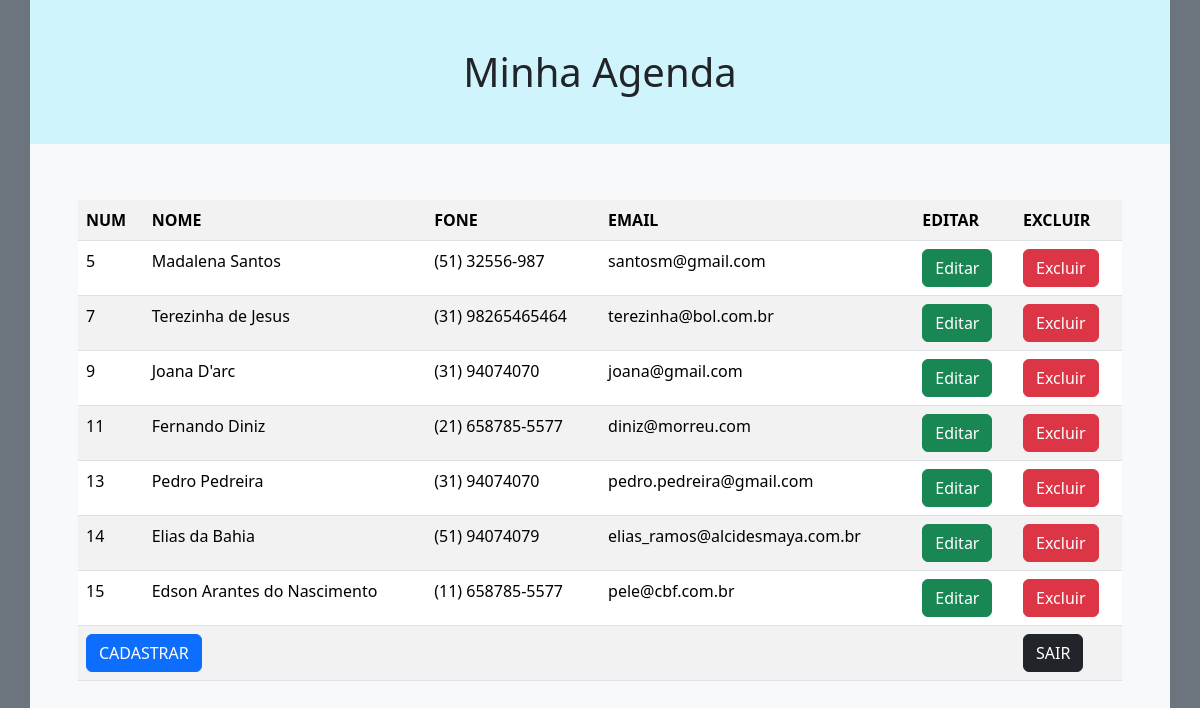
The page /view/agenda.php (signed in) on the database its author committed.
### tables this page shows
CREATE TABLE `pessoas` (
  `id` int(11) NOT NULL,
  `avatar` varchar(128) NOT NULL DEFAULT 'avatar.jpg',
  `nome` varchar(50) NOT NULL,
  `fone` varchar(20) NOT NULL,
  `email` varchar(80) NOT NULL,
  `data_criado` timestamp NOT NULL DEFAULT CURRENT_TIMESTAMP,
  `data_editado` timestamp NOT NULL DEFAULT CURRENT_TIMESTAMP ON UPDATE CURRENT_TIMESTAMP
);

### model/conexao.php (called while the page is built, shortened)
<?php
    abstract Class conexao{
        public $servidor = 'localhost';
		public $user = 'root';
		public $pass = '';
		public $banco = 'minhaagenda';
		private function conexao(){
			$this->conn = new mysqli($this->servidor,
			$this->user, $this->pass, $this->banco);
		}
	}
?>

### model/pessoas.php (called while the page is built, shortened)
<?php
    require_once('conexao.php');
    Class pessoa extends conexao{
		protected $tabela = 'pessoas';
        public function consulta(){
            $sql = "SELECT * FROM $this->tabela";
            $result = $this->conn->query($sql);
            if($result == true){
                return $result;
            }else{
                die("Falha na consulta!");
            }
        }
    }
?>

### view/agenda.php (the view, shortened to what this page needs)
<?php
	if(isset($_SESSION['logado']) && $_SESSION['logado'] == true ){
?>
<!DOCTYPE html>
<html lang="pt-br">
<head>
    <link href="https://cdn.jsdelivr.net/npm/bootstrap@5.3.2/dist/css/bootstrap.min.css" rel="stylesheet">
</head>
<body class="bg-secondary">
    <div class="container bg-light p-0">
    <h1 class="bg-info-subtle text-center p-5">Minha Agenda</h1>
    <section class="p-5">
        <table class="table table-striped">
            <tr>
                <th>NUM</th>
                <th>NOME</th>
                <th>FONE</th>
                <th>EMAIL</th>
                <th>EDITAR</th>
                <th>EXCLUIR</th>
            </tr>
            <?php
                    require_once('../model/pessoas.php');
                    $pessoa = new pessoa();
                    $consulta = $pessoa->consulta();
                    foreach($consulta as $linha){
                        $id = $linha['id'];
                        $nome = $linha['nome'];
                        $fone = $linha['fone'];
                        $email = $linha['email'];
                        echo"
                        <tr>
                            <td>$id</td>
                            <td>$nome</td>
                            <td>$fone</td>
                            <td>$email</td>
                            <td><a class='btn btn-success' href='editar.php?id=$id'>Editar</a></td>
                            <td><a class='btn btn-danger' onclick='confirmDelete($id)' href='#'>Excluir</a></td>
                        </tr>
                        ";
                    }
                ?>
                <tr>
                    <td colspan="5">
                        <a class="btn btn-primary" href="cadastro.php">CADASTRAR</a>
                    </td>
                    <td>
                        <a class="btn btn-dark" onclick="confirmSair()"
                        href="#">SAIR</a>
                    </td>
                </tr>
        </table>
    </section>
    </div>
</body>
</html>
<?php
	}else{
		header('Location: index.php');
	}
?>

### rows shown on the page
pessoas: id "5", nome "Madalena Santos", fone "(51) 32556-987", email "santosm@gmail.com"
pessoas: id "7", nome "Terezinha de Jesus", fone "(31) 98265465464", email "terezinha@bol.com.br"
pessoas: id "9", nome "Joana D'arc", fone "(31) 94074070", email "joana@gmail.com"
pessoas: id "11", nome "Fernando Diniz", fone "(21) 658785-5577", email "diniz@morreu.com"
pessoas: id "13", nome "Pedro Pedreira", fone "(31) 94074070", email "pedro.pedreira@gmail.com"
pessoas: id "14", nome "Elias da Bahia", fone "(51) 94074079", email "elias_ramos@alcidesmaya.com.br"
pessoas: id "15", nome "Edson Arantes do Nascimento", fone "(11) 658785-5577", email "pele@cbf.com.br"
